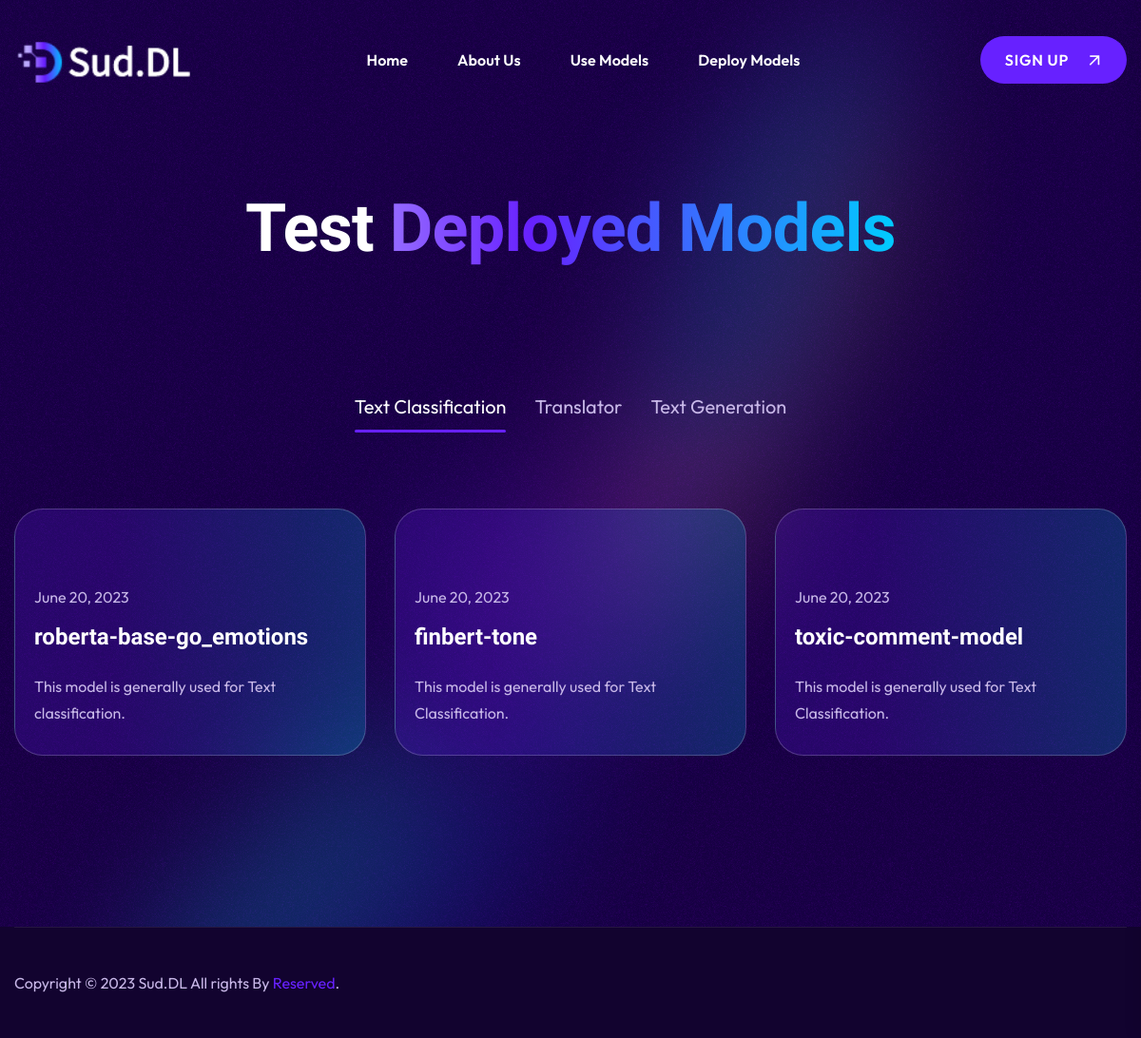
The app's page /use_model/, older data.
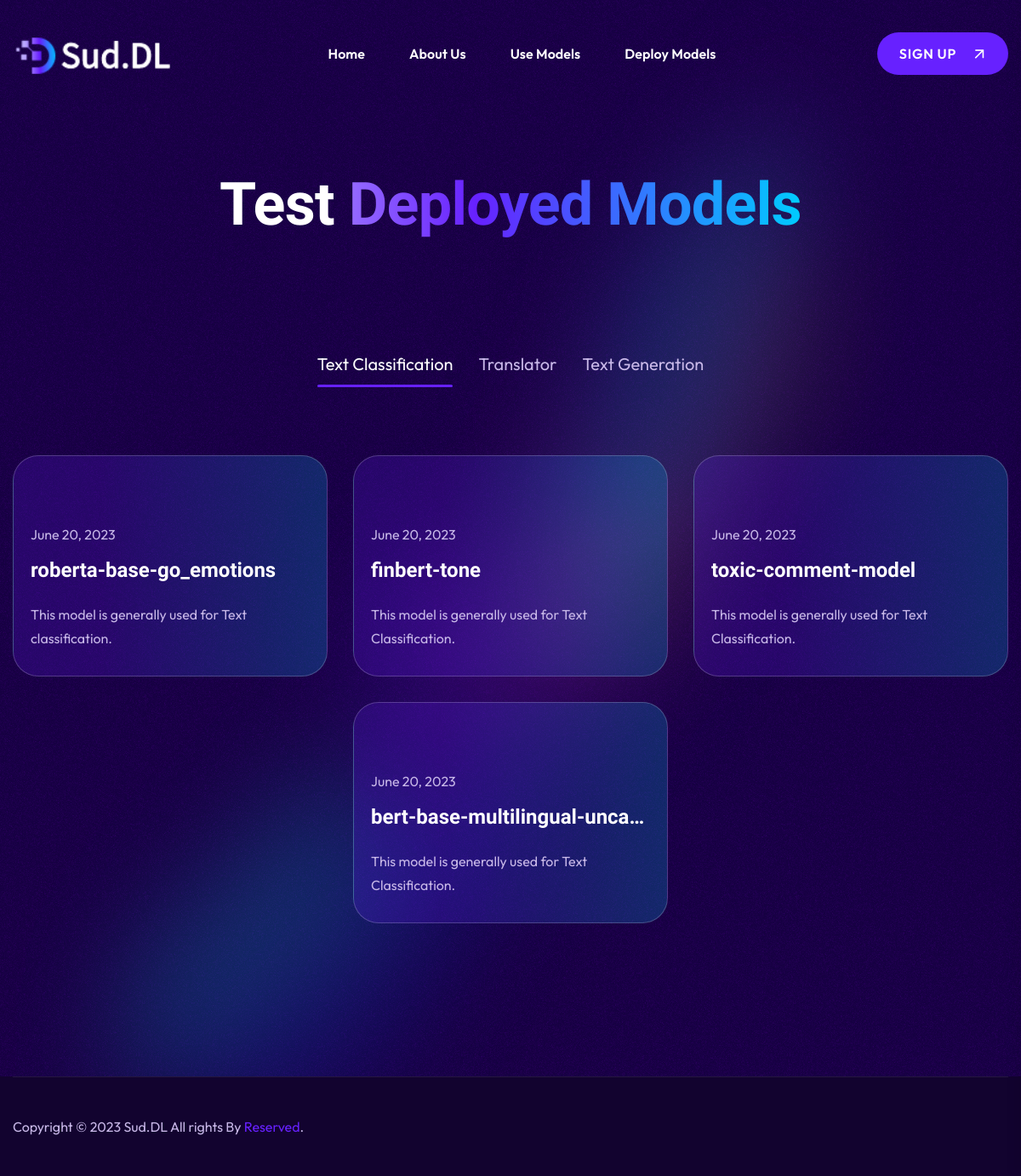
The same page, newer data.
### app/models.py (models this page shows)
class Model(models.Model):
    model_id = models.AutoField(primary_key=True)
    CHOICES = [
        ('option1', 'Text Classification'),
        ('option2', 'Translator'),
        ('option3', 'Text Generation'),
    ]
    tag = models.CharField(max_length=50, choices=CHOICES)
    upload_date = models.DateField()
    background = models.CharField(max_length=5000)
    model_name = models.CharField(max_length=50)
    input_des = models.CharField(max_length=500)
    output_des = models.CharField(max_length=500)
    task_des = models.CharField(max_length=500)

### deeplearningapp/views.py (the view)
# urls.py: path('use_model/', views.use),
def use(request):
    models = Model.objects.all()
    model_list = []
    j = 1
    for i in models:
        model_dic = {}
        if i.tag == 'option1':
            model_dic['option'] = 1
        elif i.tag == 'option2':
            model_dic['option'] = 2
        else:
            model_dic['option'] = 3
        model_dic['model_id'] = i.model_id
        model_dic['img_id'] = j % 10
        model_dic['name'] = i.model_name
        model_dic['date'] = i.upload_date
        model_dic['task_des'] = i.task_des
        model_list.append(model_dic)
        j += 1
    return render(request, 'useModel.html', context={'my_list': model_list})

### templates/useModel.html (shortened to what this page needs)
{% extends "base.html" %}
{% block body %}
        <main class="main-content">
            <div class="main-shape" data-background="/static/img/images/main_shape.png"></div>
            <section class="breadcrumb-area">
                <div class="container">
                    <div class="row">
                        <div class="col-12">
                            <div class="breadcrumb-content">
                                <h2 class="title">Test <span>Deployed Models</span></h2>
                            </div>
                        </div>
                    </div>
                </div>
            </section>
            <section class="blog-area pb-150">
                <div class="container">
                    <div class="row">
                        <div class="col-lg-12">
                            <div class="blog-tav-wrap">
                                <ul class="nav nav-tabs" id="myTab" role="tablist">
                                    <li class="nav-item" role="presentation">
                                        <button class="nav-link active" id="text-classification-tab" data-bs-toggle="tab" data-bs-target="#text-classification-tab-pane" type="button"  role="tab" aria-controls="text-classification-tab-pane" aria-selected="true">Text Classification</button>
                                    </li>
                                    <li class="nav-item" role="presentation">
                                        <button class="nav-link" id="translator-tab" data-bs-toggle="tab" data-bs-target="#translator-tab-pane" type="button" role="tab" aria-controls="translator-tab-pane" aria-selected="false">Translator</button>
                                    </li>
                                    <li class="nav-item" role="presentation">
                                        <button class="nav-link" id="text-generation-tab" data-bs-toggle="tab" data-bs-target="#text-generation-tab-pane" type="button" role="tab" aria-controls="text-generation-tab-pane" aria-selected="false">Text Generation</button>
                                    </li>
                                </ul>
                                <div class="tab-content" id="myTabContent">
                                    <div class="tab-pane fade show active" id="text-classification-tab-pane" role="tabpanel" aria-labelledby="text-classification-tab" tabindex="0">
                                        <div class="blog-item-wrap">
                                            <div class="row justify-content-center">
                                                {% for item in my_list %}
                                                    {% if item.option == 1 %}
                                                        <div class="col-lg-4 col-md-6 col-sm-10">
                                                            <div class="blog-grid-item">
                                                                <div class="blog-grid-thumb">
                                                                </div>
                                                                <div class="blog-grid-content">
                                                                    <span class="date">{{ item.date }}</span>
                                                                    <h2 class="title" style="white-space: nowrap; overflow: hidden; text-overflow: ellipsis;"><a href="/model-detail/?param={{ item.model_id }}">{{ item.name }}</a></h2>
                                                                    <p>This model is generally used for {{ item.task_des }}.</p>
                                                                </div>
                                                            </div>
                                                        </div>
                                                    {% endif %}
                                                {% endfor %}
                                            </div>
                                        </div>
                                    </div>
                                </div>
                            </div>
                        </div>
                    </div>
                </div>
            </section>
        </main>
{% endblock %}

### templates/base.html (shortened to what this page needs)
<!doctype html>
<html class="no-js" lang="en">
<head>
    <link rel="stylesheet" href="/static/css/bootstrap.min.css">
    <link rel="stylesheet" href="/static/css/animate.min.css">
    <link rel="stylesheet" href="/static/css/magnific-popup.css">
    <link rel="stylesheet" href="/static/css/fontawesome-all.min.css">
    <link rel="stylesheet" href="/static/css/odometer.css">
    <link rel="stylesheet" href="/static/css/slick.css">
    <link rel="stylesheet" href="/static/css/select2.min.css">
    <link rel="stylesheet" href="/static/css/animatedheadline.css">
    <link rel="stylesheet" href="/static/css/aos.css">
    <link rel="stylesheet" href="/static/css/default.css">
    <link rel="stylesheet" href="/static/css/style.css">
    <link rel="stylesheet" href="/static/css/responsive.css">
</head>
<body>
<header>
    <div id="sticky-header" class="menu-area transparent-header">
        <div class="container custom-container">
            <div class="row">
                <div class="col-12">
                    <div class="menu-wrap">
                        <nav class="menu-nav">
                            <div class="logo">
                                <a href="/home"><img src="/static/img/logo/logo.png" alt="Logo" style="height: 50px;"></a>
                            </div>
                            <div class="navbar-wrap main-menu d-none d-lg-flex">
                                <ul class="navigation">
                                    <li><a href="/home">Home</a></li>
                                    <li><a href="/about">About Us</a></li>
                                    <li><a href="/use_model">Use Models</a></li>
                                    <li><a href="contact.html">Deploy Models</a></li>
                                </ul>
                            </div>
                            <div class="header-action d-none d-md-block">
                                <ul class="list-wrap">
                                    <li class="header-btn"><a href="/login" class="btn">sign up</a></li>
                                </ul>
                            </div>
                        </nav>
                    </div>
                </div>
            </div>
        </div>
    </div>
</header>
{% block body %}
{% endblock %}
<footer>
    <div class="footer-area">
        <div class="container">
            <div class="footer-bottom">
                <div class="row align-items-center">
                    <div class="col-lg-8">
                        <div class="copyright-text">
                            <p>Copyright © 2023 Sud.DL All rights By <a href="https://www.ucl.ac.uk/">Reserved</a>.</p>
                        </div>
                    </div>
                </div>
            </div>
        </div>
    </div>
</footer>
</body>
</html>

### statics/css/default.css (style rules this page uses)
.pb-150 { padding-bottom: 150px; }

### statics/css/responsive.css (style rules this page uses)
@media (max-width: 1800px) { .custom-container { max-width: 1570px; } }
@media (max-width: 1500px) { .container { max-width: 1320px; } }

Row changes from the older to the newer data that the page shows:
added Model: date "June 20, 2023", name "bert-base-multilingual-unca…", task_des "Text Classification"
Text that changed along with them:
new list line: "This model is generally used for ."
